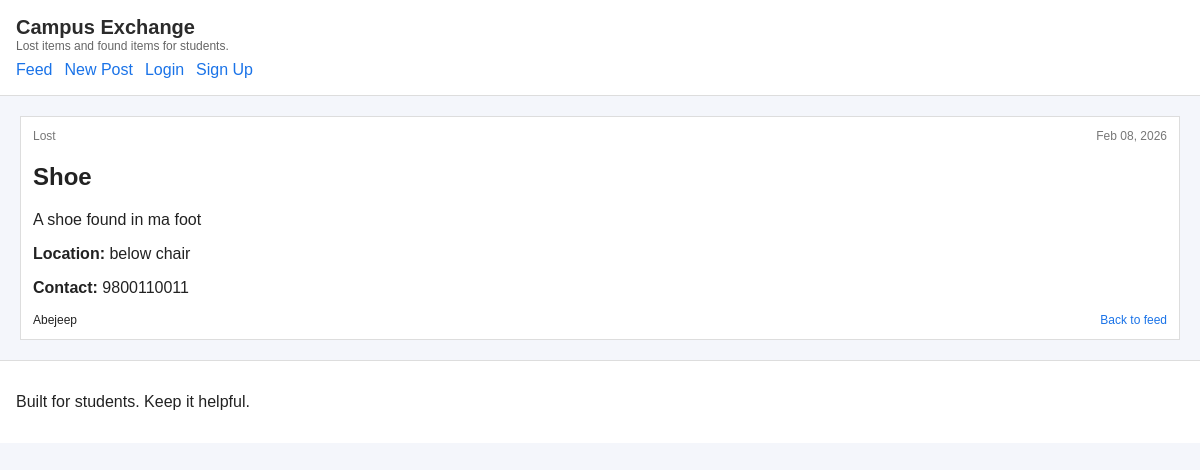
/post/?id=1, run on the app's committed database.
### mainapp/models.py (models this page shows, shortened)
class Post(models.Model):
    CATEGORY_LOST = 'LOST'
    CATEGORY_FOUND = 'FOUND'
    CATEGORY_CHOICES = [
        (CATEGORY_LOST, 'Lost'),
        (CATEGORY_FOUND, 'Found'),
    ]
    user = models.ForeignKey(
        settings.AUTH_USER_MODEL,
        on_delete=models.CASCADE,
        related_name='posts',
    )
    title = models.CharField(max_length=120)
    description = models.TextField()
    category = models.CharField(max_length=20, choices=CATEGORY_CHOICES)
    location = models.CharField(max_length=120, blank=True)
    contact_info = models.CharField(max_length=120, blank=True)
    is_anonymous = models.BooleanField(default=False)
    created_at = models.DateTimeField(auto_now_add=True)

### mainapp/views.py (the view)
# urls.py: path('post/', views.post_detail, name='post_detail'),
def post_detail(request):
    post_id = request.GET.get('id')
    post = get_object_or_404(Post, pk=post_id)
    return render(request, 'post_detail.html', {'post': post})

### templates/post_detail.html (shortened to what this page needs)
{% extends 'base.html' %}
{% block content %}
<section class="detail">
    <article class="detail-card">
        <div class="post-meta">
            <span class="category">{{ post.get_category_display }}</span>
            <span class="timestamp">{{ post.created_at|date:"M d, Y" }}</span>
        </div>
        <h2>{{ post.title }}</h2>
        <p class="detail-body">{{ post.description }}</p>
        {% if post.location %}
            <p class="detail-item"><strong>Location:</strong> {{ post.location }}</p>
        {% endif %}
        {% if post.contact_info %}
            <p class="detail-item"><strong>Contact:</strong> {{ post.contact_info }}</p>
        {% endif %}
        <div class="post-footer">
            <span class="author">
                {% if post.is_anonymous %}
                    Anonymous
                {% else %}
                    {{ post.user.username }}
                {% endif %}
            </span>
            <a class="link" href="{% url 'home' %}">Back to feed</a>
        </div>
    </article>
</section>
{% endblock %}

### mainapp/static/mainapp/styles.css (style rules this page uses)
body { font-family: Arial, sans-serif; margin: 0; background: #f4f6fb; color: #222; }
.post-card, .detail-card, .form-card { background: #fff; border: 1px solid #ddd; padding: 12px; }
.post-meta { font-size: 12px; color: #777; display: flex; justify-content: space-between; }
.post-footer { display: flex; justify-content: space-between; margin-top: 8px; font-size: 12px; }
.link { color: #1a73e8; text-decoration: none; }

### data on the page
Post: category "Lost", created_at "Feb 08, 2026", title "Shoe", description "A shoe found in ma foot", location "below chair", contact_info "9800110011", user.username "Abejeep"
